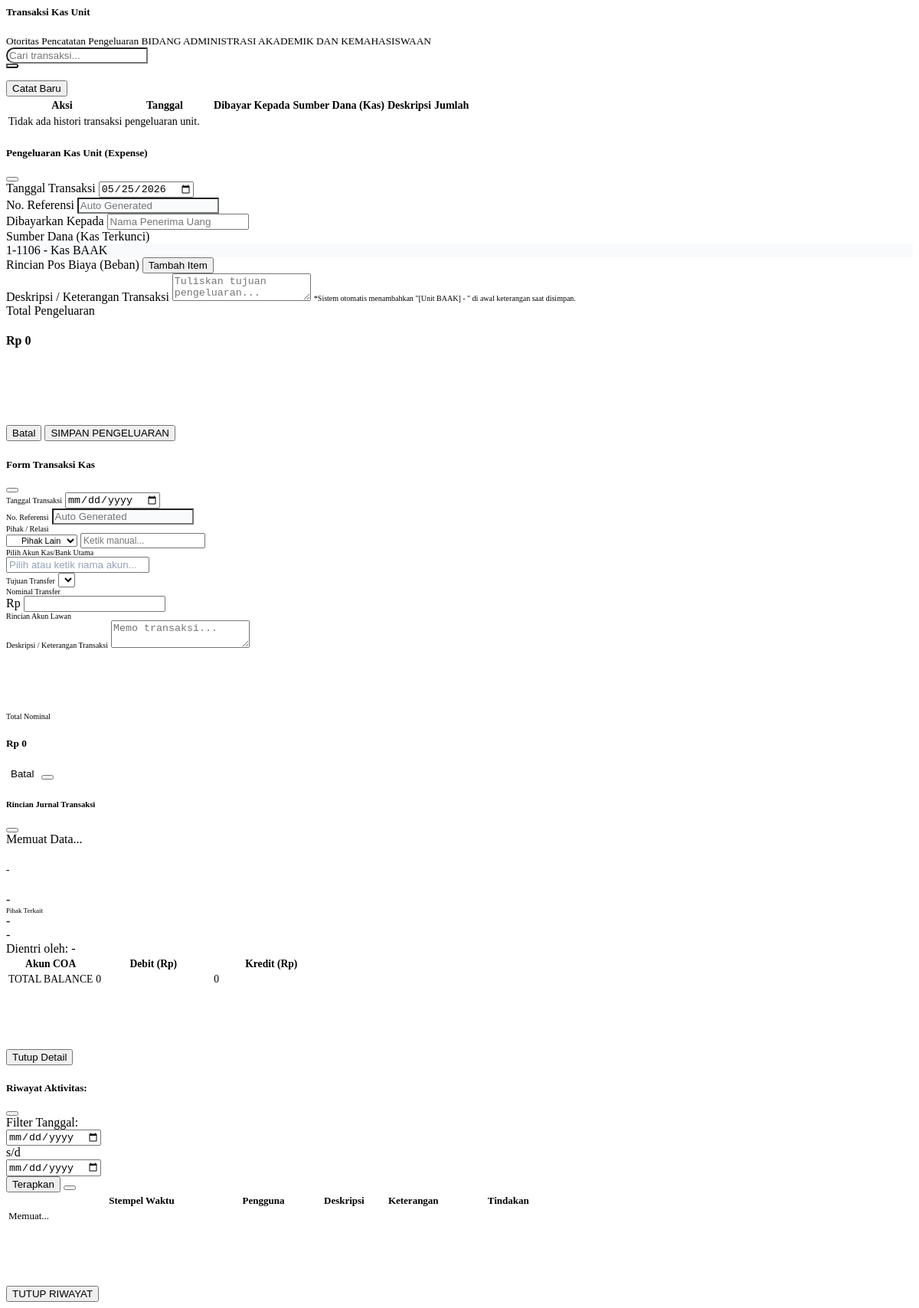
Page /transaksi_unit.php (signed in) on the committed database.
### tables this page shows
CREATE TABLE `m_unit` (
  `id` int(11) NOT NULL AUTO_INCREMENT,
  `kode_unit` varchar(20) NOT NULL,
  `nama_unit` varchar(150) NOT NULL,
  `pimpinan_id` int(11) DEFAULT NULL,
  `kas_bank_akun` varchar(20) DEFAULT NULL,
  `status` tinyint(1) DEFAULT 1,
  PRIMARY KEY (`id`),
  UNIQUE KEY `kode_unit` (`kode_unit`),
  KEY `status` (`status`),
  KEY `pimpinan_id` (`pimpinan_id`)
);

CREATE TABLE `syifa_akun` (
  `id` int(11) NOT NULL AUTO_INCREMENT,
  `uuid` char(36) DEFAULT NULL,
  `kode_akun` varchar(20) NOT NULL,
  `nama_akun` varchar(100) NOT NULL,
  `logo_bank` varchar(255) DEFAULT NULL,
  `parent_kode` varchar(20) DEFAULT NULL COMMENT 'Kode Induk',
  `level` int(11) NOT NULL DEFAULT 1 COMMENT '1=Root, 2=Sub, 3=Detail',
  `is_group` tinyint(1) NOT NULL DEFAULT 0 COMMENT '1=Grup, 0=Detail',
  `is_restricted` tinyint(1) DEFAULT 0,
  `aset_neto_type` enum('TANPA_PEMBATASAN','DENGAN_PEMBATASAN') DEFAULT NULL,
  `kategori` enum('Aset','Liabilitas','Aset Neto','Pendapatan','Beban') NOT NULL,
  `akun_tipe_laporan` enum('OPERASIONAL','NON_OPERASIONAL','NERACA','SYSTEM') DEFAULT 'OPERASIONAL',
  `sub_kategori` varchar(50) NOT NULL COMMENT 'Detail grouping untuk Neraca',
  `jenis_dana` enum('Tanpa Pembatasan','Dengan Pembatasan') NOT NULL DEFAULT 'Tanpa Pembatasan' COMMENT 'Atribut Wajib ISAK 35',
  `cashflow_type` enum('None','Operasional','Investasi','Pendanaan') DEFAULT 'None',
  `is_cash_account` tinyint(1) DEFAULT 0,
  `is_budget_account` tinyint(1) DEFAULT 0,
  `is_student_related` tinyint(1) DEFAULT 0,
  `is_salary_related` tinyint(1) DEFAULT 0,
  `is_asset_related` tinyint(1) DEFAULT 0,
  `saldo_normal` enum('D','K') NOT NULL COMMENT 'D=Debit, K=Kredit',
  `opening_balance` decimal(15,2) DEFAULT 0.00,
  `cash_flow_category` varchar(50) DEFAULT 'NONE',
  `is_active` tinyint(1) DEFAULT 1,
  `laporan_aktivitas` tinyint(1) DEFAULT 1,
  `normal_balance` enum('DEBIT','KREDIT') NOT NULL DEFAULT 'DEBIT',
  `report_group` enum('POSISI_KEUANGAN','AKTIVITAS','ASET_NETO_TANPA_RESTRIKSI','ASET_NETO_DENGAN_RESTRIKSI') DEFAULT NULL,
  `is_system_lock` tinyint(1) DEFAULT 0,
  `allow_posting` tinyint(1) DEFAULT 1,
  `cashflow_group` enum('OPERASI','INVESTASI','PENDANAAN') DEFAULT NULL,
  `flow_type` enum('inflow','outflow','both','adjustment') DEFAULT 'both',
  PRIMARY KEY (`id`),
  UNIQUE KEY `idx_unique_coa_kode` (`kode_akun`),
  UNIQUE KEY `idx_uuid` (`uuid`),
  KEY `idx_parent` (`parent_kode`),
  KEY `idx_cash_flow` (`cash_flow_category`)
);

### transaksi_unit.php (the view, shortened to what this page needs)
<?php
$uid = (int)$_SESSION['user_id'];
$search = $conn->real_escape_string($_GET['q'] ?? '');
$sql_role = "SELECT r.unit_id, r.is_ka_unit, r.role_name FROM roles r JOIN users u ON u.role_id = r.id WHERE u.id = '$uid'";
$res_role = $conn->query($sql_role);
$u_role = $res_role ? $res_role->fetch_assoc() : null;
$role_name_upper = strtoupper($u_role['role_name'] ?? '');
$is_global_admin = ($_SESSION['role_id'] == 1 || in_array($role_name_upper, ['PIMPINAN','BAUK','ADMIN','SUPERADMIN','CHECKER','SPI']));
$active_unit_id = 0;
if ($is_global_admin) {
    $active_unit_id = isset($_GET['unit_id']) && $_GET['unit_id'] !== '' ? (int)$_GET['unit_id'] : 0;
    if ($active_unit_id === 0) {
        $first_unit = $conn->query("SELECT id FROM m_unit ORDER BY nama_unit ASC LIMIT 1")->fetch_assoc();
        $active_unit_id = $first_unit ? (int)$first_unit['id'] : 0;
    }
} else {
    $active_unit_id = (int)($u_role['unit_id'] ?? 0);
}
$unit = $conn->query("SELECT * FROM m_unit WHERE id = '$active_unit_id'")->fetch_assoc();
$kode_unit = $unit['kode_unit'];
$kas_akun = $unit['kas_bank_akun'];
$nama_kas = $conn->query("SELECT nama_akun FROM syifa_akun WHERE kode_akun = '$kas_akun'")->fetch_assoc()['nama_akun'] ?? 'Kas Unit Belum Diset';
$prefix_desc = "[Unit " . $kode_unit . "]";
$sql_hist = "SELECT j.*, a1.nama_akun as nama_akun_utama
             FROM syifa_jurnal j
             LEFT JOIN syifa_akun a1 ON j.akun_utama_kode = a1.kode_akun
             WHERE j.no_jurnal LIKE 'BKK%'
             AND j.keterangan LIKE '$prefix_desc%'
             AND (j.no_jurnal LIKE '%$search%' OR j.pihak_nama LIKE '%$search%' OR j.keterangan LIKE '%$search%')
             ORDER BY j.tgl_jurnal DESC, j.id DESC LIMIT 50";
$history = $conn->query($sql_hist)->fetch_all(MYSQLI_ASSOC);
?>
<div class="container-fluid p-0 animate__animated animate__fadeIn text-dark">
    <div class="d-flex justify-content-between align-items-center mb-4 bg-white p-3 rounded-4 shadow-sm border no-print text-dark">
        <div class="d-flex align-items-center gap-3">
            <div>
                <h5 class="fw-bold mb-0 text-dark">Transaksi Kas Unit</h5>
                <small class="text-muted fw-bold">Otoritas Pencatatan Pengeluaran <?= strtoupper($unit['nama_unit']) ?></small>
            </div>
        </div>
        <div class="d-flex gap-2">
            <form method="GET" class="input-group input-group-sm text-dark" style="width: 200px;">
                <input type="text" name="q" class="form-control border-0 bg-light px-3 shadow-none text-dark" placeholder="Cari transaksi..." value="<?= htmlspecialchars($search) ?>" style="border-radius: 20px 0 0 20px;">
                <button type="submit" class="btn btn-primary border-0" style="border-radius: 0 20px 20px 0;"><i class="fas fa-search"></i></button>
            </form>
            <?php if(!empty($kas_akun)): ?>
            <button class="btn btn-primary rounded-pill px-4 fw-bold shadow text-uppercase" onclick="openUnitTrxModal()">
                <i class="fas fa-plus me-2"></i>Catat Baru
            </button>
            <?php else: ?>
            <button class="btn btn-secondary rounded-pill px-4 fw-bold shadow text-uppercase" disabled title="Kas belum di-setting">
                <i class="fas fa-lock me-2"></i>Kas Belum Diset
            </button>
            <?php endif; ?>
        </div>
    </div>
    <div class="card border-0 shadow-sm rounded-4 overflow-hidden bg-white text-dark">
        <div class="table-responsive">
            <table class="table table-hover align-middle mb-0 text-dark" style="font-size: 0.88rem;">
                <thead class="table-dark text-uppercase small text-white">
                    <tr>
                        <th class="ps-4 text-center" width="140">Aksi</th>
                        <th class="text-center" width="120">Tanggal</th>
                        <th class="text-start">Dibayar Kepada</th>
                        <th class="text-center">Sumber Dana (Kas)</th>
                        <th class="text-start">Deskripsi</th>
                        <th class="text-end">Jumlah</th>
                        <th class="text-center pe-4" width="80"><i class="fas fa-print"></i></th>
                    </tr>
                </thead>
                <tbody>
                    <?php if(empty($history)): ?>
                        <tr><td colspan="7" class="text-center py-5 text-muted italic">Tidak ada histori transaksi pengeluaran unit.</td></tr>
                    <?php else: foreach($history as $row): ?>
                    <tr>
                        <td class="ps-4 text-center">
                            <div class="btn-group btn-group-sm rounded-pill border bg-white overflow-hidden shadow-sm">
                                <button class="btn btn-white text-warning border-end" onclick="editUnitTrx(<?= $row['id'] ?>)" title="Ubah Transaksi"><i class="fas fa-edit"></i></button>
                                <button class="btn btn-white text-primary border-end" onclick="duplicateUnitTrx(<?= $row['id'] ?>)" title="Duplikasi Transaksi"><i class="fas fa-clone"></i></button>
                                <button class="btn btn-white text-info border-end" onclick="showJournalDetail(<?= $row['id'] ?>)" title="Detail Jurnal"><i class="fas fa-eye"></i></button>
                                <button class="btn btn-white text-danger" onclick="deleteTrxDirect(<?= $row['id'] ?>)" title="Hapus Permanen"><i class="fas fa-trash-alt"></i></button>
                            </div>
                        </td>
                        <td class="fw-bold text-center"><?= date('d/m/Y', strtotime($row['tgl_jurnal'])) ?></td>
                        <td class="text-start"><span class="fw-bold text-dark"><?= htmlspecialchars($row['pihak_nama']) ?: 'Umum' ?></span></td>
                        <td class="text-center"><span class="badge bg-light text-danger border fw-bold"><?= htmlspecialchars($row['nama_akun_utama']) ?></span></td>
                        <td class="text-start"><div class="text-muted small"><?= htmlspecialchars($row['keterangan']) ?></div><small class="text-muted" style="font-size: 9px;">Ref: <?= $row['no_jurnal'] ?></small></td>
                        <td class="text-end fw-bold text-dark">Rp <?= number_format($row['total_kredit']) ?></td>
                        <td class="text-center pe-4">
                            <a href="print_voucher.php?id=<?= $row['id'] ?>" target="_blank" class="btn btn-outline-success rounded-circle shadow-sm d-inline-flex align-items-center justify-content-center p-0" style="width: 32px; height: 32px;" title="Cetak Bukti Transaksi"><i class="fas fa-print"></i></a>
                        </td>
                    </tr>
                    <?php endforeach; endif; ?>
                </tbody>
            </table>
        </div>
    </div>
</div>
<div class="modal fade" id="modalUnitTrx" tabindex="-1" data-bs-backdrop="static">
    <div class="modal-dialog modal-lg modal-dialog-centered text-dark">
        <div class="modal-content border-0 shadow-lg rounded-4 overflow-hidden text-dark">
            <div class="modal-header bg-danger text-white p-4">
                <h5 class="modal-title fw-bold text-white"><i class="fas fa-file-invoice-dollar me-2"></i>Pengeluaran Kas Unit (Expense)</h5>
                <button type="button" class="btn-close btn-close-white shadow-none" data-bs-dismiss="modal"></button>
            </div>
            <form action="accounting_action.php" method="POST" id="formUnitTrx" onsubmit="handleUnitSubmit(event)">
                <div class="modal-body p-4 bg-light text-dark">
                    <div class="row g-3 mb-4">
                        <div class="col-md-4">
                            <label class="small fw-bold text-muted mb-1 uppercase">Tanggal Transaksi</label>
                            <input type="date" name="tgl_jurnal" id="unitInpDate" class="form-control rounded-pill border shadow-sm px-3 fw-bold" value="<?= date('Y-m-d') ?>" required>
                        </div>
                        <div class="col-md-4">
                            <label class="small fw-bold text-muted mb-1 uppercase text-center">No. Referensi</label>
                            <input type="text" name="no_jurnal" id="unitInpRef" class="form-control rounded-pill border-0 shadow-sm px-3 bg-white fw-bold text-center" readonly placeholder="Auto Generated">
                        </div>
                        <div class="col-md-4">
                            <label class="small fw-bold text-muted mb-1 uppercase">Dibayarkan Kepada</label>
                            <input type="text" name="pihak_nama" id="unitInpPihak" class="form-control rounded-pill border shadow-sm px-3" placeholder="Nama Penerima Uang" required>
                        </div>
                    </div>
                    <div class="mb-4">
                        <label class="small fw-bold text-primary mb-1 uppercase"><i class="fas fa-lock me-1"></i> Sumber Dana (Kas Terkunci)</label>
                        <div class="form-control rounded-pill border-0 shadow-sm px-4 bg-white fw-bold text-dark d-flex align-items-center">
                            <i class="fas fa-wallet text-muted me-3"></i> <?= $kas_akun ?> - <?= $nama_kas ?>
                        </div>
                    </div>
                    <div class="mb-4">
                        <div class="d-flex justify-content-between align-items-center mb-2">
                            <label class="small fw-bold text-muted uppercase">Rincian Pos Biaya (Beban)</label>
                            <button type="button" class="btn btn-sm btn-primary rounded-pill fw-bold px-3 shadow-sm" onclick="addUnitRow()"><i class="fas fa-plus me-1"></i> Tambah Item</button>
                        </div>
                    </div>
                    <div class="row mt-4">
                        <div class="col-md-12 mb-3">
                            <label class="small fw-bold text-muted mb-1 uppercase">Deskripsi / Keterangan Transaksi</label>
                            <textarea name="keterangan" id="unitInpDesc" class="form-control border shadow-sm rounded-4 px-3 py-2 fw-bold" rows="2" placeholder="Tuliskan tujuan pengeluaran..." required></textarea>
                            <small class="text-muted" style="font-size: 10px;">*Sistem otomatis menambahkan "[Unit <?= $kode_unit ?>] - " di awal keterangan saat disimpan.</small>
                        </div>
                        <div class="col-md-12">
                            <div class="alert alert-danger border-0 rounded-4 d-flex justify-content-between align-items-center px-4 py-3 mb-0 shadow-sm">
                                <span class="fw-bold uppercase small text-dark">Total Pengeluaran</span>
                                <h4 class="fw-bold mb-0 text-dark" id="unitTotalDisplay">Rp 0</h4>
                            </div>
                        </div>
                    </div>
                </div>
                <div class="modal-footer border-0 p-4 bg-white text-center">
                    <button type="button" class="btn btn-light rounded-pill px-4 fw-bold" data-bs-dismiss="modal">Batal</button>
                    <button type="submit" class="btn btn-danger rounded-pill px-5 fw-bold shadow">SIMPAN PENGELUARAN</button>
                </div>
            </form>
        </div>
    </div>
</div>
<?php include 'cash_modals_shared.php'; ?>

### cash_modals_shared.php (style rules this page uses)
.modal { z-index: 9999 !important; }
.modal-body { max-height: 65vh !important; overflow-y: auto !important; overflow-x: hidden !important; padding-bottom: 80px !important; }
.form-control:read-only, .form-select:disabled { background-color: #f8fafc !important; opacity: 1; cursor: not-allowed; }

### rows in the picture
m_unit: nama_unit "BIDANG ADMINISTRASI AKADEMIK DAN KEMAHASISWAAN", kas_bank_akun "1-1106", kas_bank_akun.nama_akun "Kas BAAK", kode_unit "BAAK"
